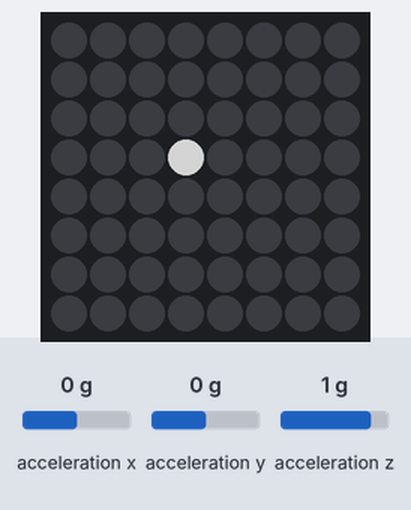
A program run on a simulated Raspberry Pi (BCM pin numbers) with a Sense HAT. Parts: the Sense HAT's 8×8 RGB LED matrix. The inputs (shaded band) are chosen by the test bench; at power-on: acceleration x 0 g, acceleration y 0 g, acceleration z 1 g. Dim RGB values are drawn brighter than linear.

Above: at 1.2 s.
1.3 s: acceleration x set to 0.2 g
At 2.3 s:
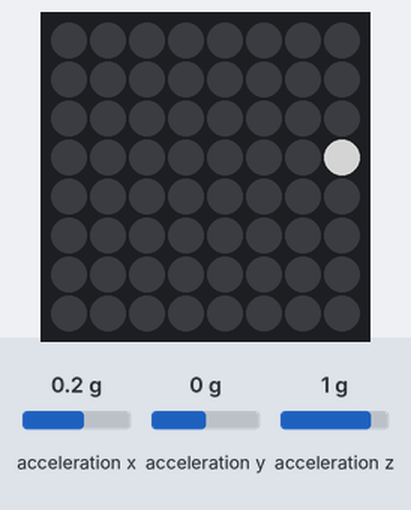
3.2 s: acceleration y set to -0.2 g
At 3.8 s:
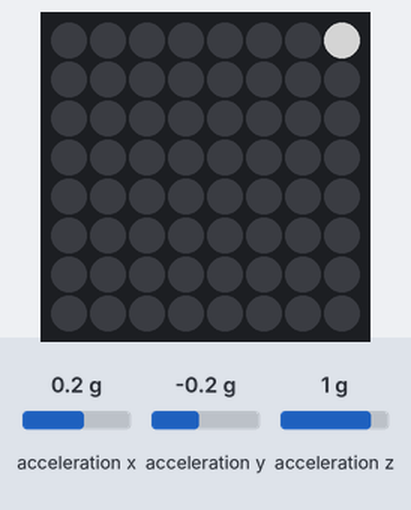
5.0 s: acceleration x set to -0.2 g
At 6.2 s:
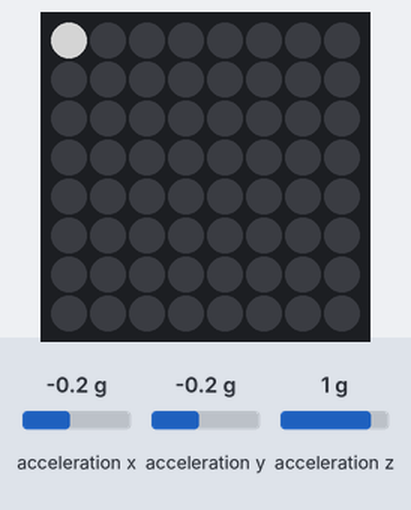
6.9 s: acceleration y set to 0.2 g
At 8.0 s:
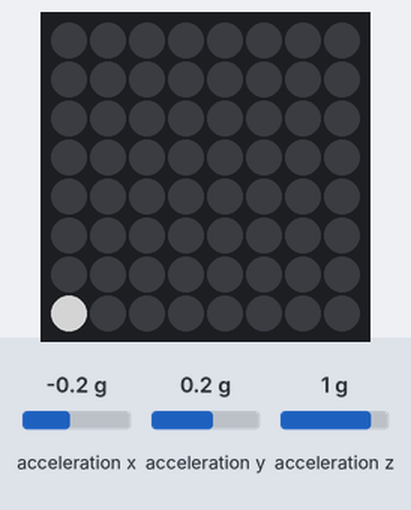
8.8 s: acceleration x set to 0.8 g
At 10.1 s:
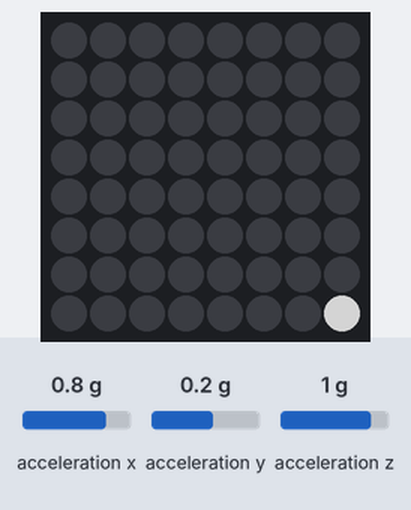
10.4 s: acceleration y set to -1.4 g
At 11.1 s:
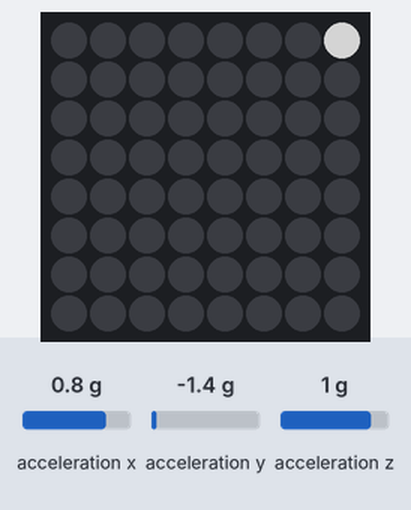
Timing chart, 0 to 12.9 s (numbered marks = the images above; inputs shaded):
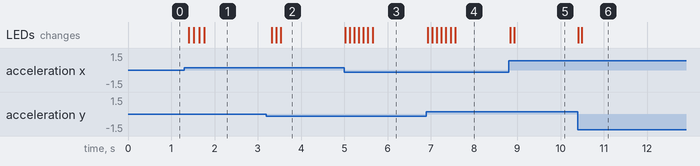

Measured:
- after the input at 1.3 s, the LEDs: first change after 0.10 s (image 1 shows a later state)
- after the input at 3.2 s, the LEDs: first change after 0.12 s (image 2 shows a later state)
- after the input at 5.0 s, the LEDs: first change at once (image 3 shows a later state)
- after the input at 6.9 s, the LEDs: first change at once (image 4 shows a later state)
- after the input at 8.8 s, the LEDs: first change at once (image 5 shows a later state)
- after the input at 10.4 s, the LEDs: first change at once (image 6 shows a later state)

The program:

gravity_ball.py
```python
from sense_hat import SenseHat
import math
import time

sense = SenseHat()

r = 128
g = 128
b = 128
old_x = 0
old_y = 0
def draw(x,y):
    global old_x, old_y, r, g, b
    sense.set_pixel(x, y, r, g, b)
    if old_x != x or old_y != y:
        sense.set_pixel(old_x, old_y, 0, 0, 0)
    old_x = x;
    old_y = y;

def clamp(value, min_value=0, max_value=7):
    return min(max_value, max(min_value, value))

def next(v,gv):
    if gv < -0.12:
        return v - 1
    elif gv > 0.12:
        return v + 1
    else:
        return v

def pushed_up():
    global r, g, b
#    r = clamp(r - 2, 0, 255)
    g = clamp(g + 4, 0, 255)
#    b = clamp(b - 2, 0, 255)

def pushed_left():
    global r, g, b
    r = clamp(r + 4, 0, 255)
#    g = clamp(g - 2, 0, 255)
#    b = clamp(b - 2, 0, 255)

def pushed_right():
    global r, g, b
#    r = clamp(r - 2, 0, 255)
#    g = clamp(g - 2, 0, 255)
    b = clamp(b + 4, 0, 255)

def pushed_down():
    global r, g, b
    g = clamp(g - 4, 0, 255)
    r = clamp(r - 4, 0, 255)
    b = clamp(b - 4, 0, 255)

def pushed_middle():
    global r, g, b
    g = 128
    r = 128
    b = 128

sense.stick.direction_up = pushed_up
sense.stick.direction_down = pushed_down
sense.stick.direction_left = pushed_left
sense.stick.direction_right = pushed_right
sense.stick.direction_middle = pushed_middle

sense.clear()
x = 3
y = 3
draw(x, y)
while True:
    accel = sense.get_accelerometer_raw()
    gx, gy = accel['x'], accel['y']
    mag = math.sqrt(gx * gx + gy * gy)
    x = clamp(next(x, gx))
    y = clamp(next(y, gy));
    draw(x, y)
    mag = math.sqrt(gx * gx + gy * gy)
    amount = mag / .6
    adjust = .1 * amount
    time.sleep(clamp(.15 - adjust, .01, .15))
```
